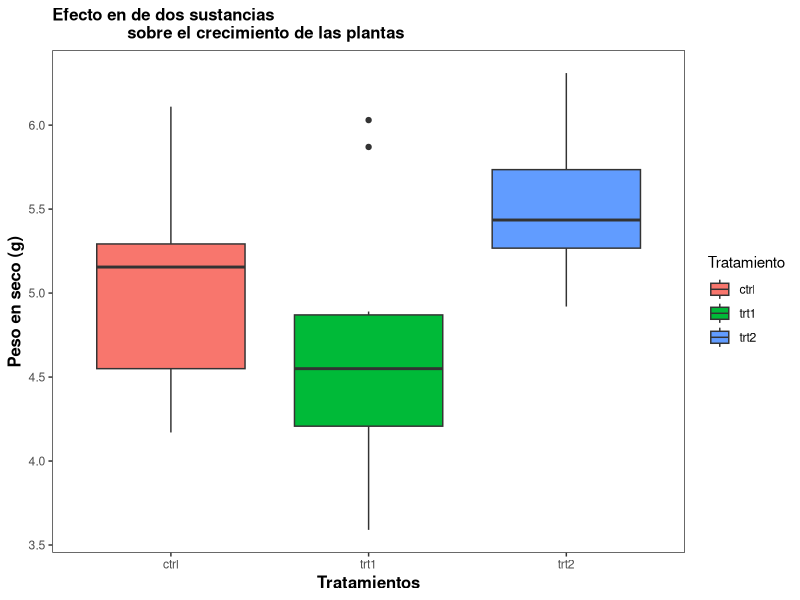

Write the R code that produced this figure.

#----HERRAMIENTAS DE PROGRAMACIÓN----

#----FUNCIONES EN R----

#En R, las funciones son otro tipo de clase, las funciones que hemos utilizado antes son
#parte de esa clase. Las funciones como parte de la programación en R, poseen una 
#estructura y sintaxis característica, la cual es la siguiente: 

function_name <- function(arg_1, arg_2, ...) {
  Function_body
}

#El "function_name" es el nombre que se le asignará a dicha agrupación, cuando se invoca
#a "function", esta debe llevar argumentos, es decir, los valores que estos van a tomar, 
#la parte de "function_body" describe todo lo que la función hace, como operaciones, 
#etc., entonces, cuando usamos esta sintaxis, lo que estamos haciendo es "definir" a
#las funciones. Un ejemplo sencillo:

hipotenusa <- function(x, y) {
  sqrt(x^2 + y^2)
}

class(hipotenusa)

#Como puedes ver, la clase de "hipotenusa" es función, igual en al ambiente de las
#variables se guardó como función. 

hipotenusa(x = 5, y = 4)

#Si te das cuenta, la función hipotenusa recibe los argumentos "x" y "y", y te regresa
#la operación que tú hayas establecido. Otro ejemplo por si no ha quedado claro de
#gran potencia de esta herramienta:

library(ggplot2)

grafico_bonito <- function(data, x, y, x_name, y_name, plot_name) {
  return(ggplot(data, aes(x, y, fill = x)) + 
           geom_boxplot() + 
           labs(x = x_name, 
                y = y_name) + 
           ggtitle(plot_name) +
         theme_bw() + 
           scale_fill_discrete(name = "Tratamiento") + 
           theme(plot.title = element_text(size = 12, face = "bold"), 
                 axis.title = element_text(size = 12, face = "bold"), 
                 panel.grid.minor = element_blank(),
                 panel.grid.major = element_blank())) 
}


grafico_bonito(data = PlantGrowth, 
               x = PlantGrowth$group, 
               y = PlantGrowth$weight, 
               x_name = "Tratamientos", 
               y_name = "Peso en seco (g)", 
               plot_name = "Efecto en de dos sustancias 
               sobre el crecimiento de las plantas")



#Esos son algunos ejemplos de lo que se puede hacer con una función, tú podrías 
#hacer una función con un código específico para un gráfico que estés utilizando, 
#tú defines a los argumentos de tu función y cuando la ejecutes, se logre obtener el
#gráfico de tu interés. Estas funciones pueden aplicarse a operaciones específicas, 
#como obtener la media, mediana, moda, cuartiles, pruebas de shapiro-wilk, etc.